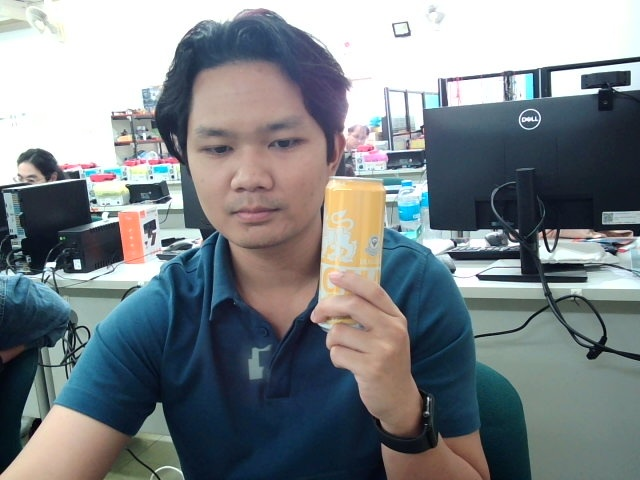
#> input picture day8/data/captured_image.jpg, 640 x 480 px, found by its file name
$ python ExtractKid.py
#> lines starting #> are read from the running program, lines starting #| are printed output that depends on the picture; after the words box and inside, x2 and y2 are one past the last pixel; in counts of white or black regions, pixels touching at a corner belong together
import cv2
import numpy as np

def display_image(x):
    pass

kid_image = cv2.imread("day8/data/captured_image.jpg")
#> kid_image is the input picture: shape (480, 640, 3); mean B, G, R 135, 130.7, 123.7
kid_image = cv2.GaussianBlur(kid_image, (5, 5), 3)
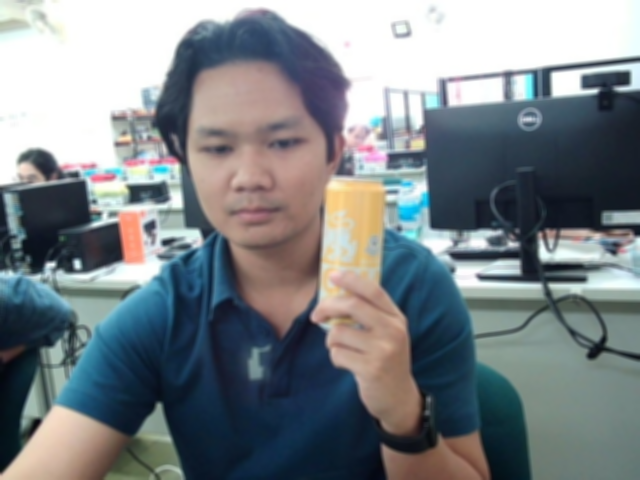
#> kid_image: shape (480, 640, 3); mean B, G, R 135, 130.7, 123.7
kid_image = cv2.cvtColor(kid_image, cv2.COLOR_BGR2HSV)
#> kid_image: shape (480, 640, 3); mean H, S, V 71.3, 76, 144.2
cv2.namedWindow("HSV Adjustments", cv2.WINDOW_NORMAL)
cv2.namedWindow("Result", cv2.WINDOW_NORMAL)
cv2.createTrackbar("H Min", "HSV Adjustments", 0, 179, display_image)
#> slider 'H Min' is set to 35
cv2.createTrackbar("H Max", "HSV Adjustments", 179, 179, display_image)
cv2.createTrackbar("S Min", "HSV Adjustments", 0, 255, display_image)
#> slider 'S Min' is set to 51
cv2.createTrackbar("S Max", "HSV Adjustments", 255, 255, display_image)
cv2.createTrackbar("V Min", "HSV Adjustments", 0, 255, display_image)
#> slider 'V Min' is set to 51
cv2.createTrackbar("V Max", "HSV Adjustments", 255, 255, display_image)

while True:
    h_min = cv2.getTrackbarPos("H Min", "HSV Adjustments")
    h_max = cv2.getTrackbarPos("H Max", "HSV Adjustments")
    s_min = cv2.getTrackbarPos("S Min", "HSV Adjustments")
    s_max = cv2.getTrackbarPos("S Max", "HSV Adjustments")
    v_min = cv2.getTrackbarPos("V Min", "HSV Adjustments")
    v_max = cv2.getTrackbarPos("V Max", "HSV Adjustments")

    lower_hsv = np.array([h_min, s_min, v_min])
    upper_hsv = np.array([h_max, s_max, v_max])
    mask = cv2.inRange(kid_image, lower_hsv, upper_hsv)
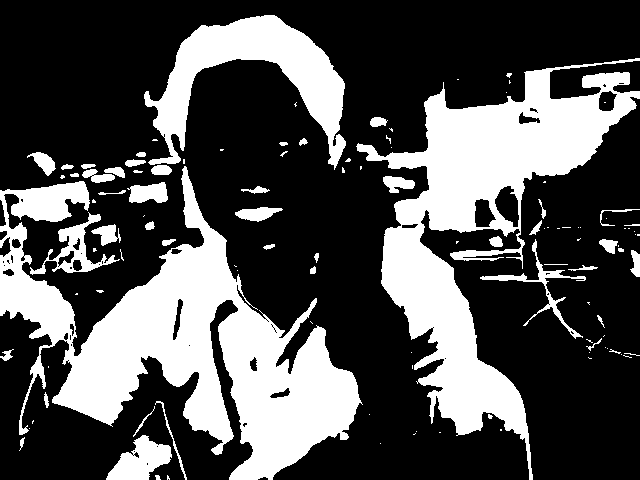
#> mask: shape (480, 640); 31.5% white; 114 white regions (65 under 20 px), largest, box (x1, y1, x2, y2) and area: (0, 166, 363, 480) 41950, (356, 58, 640, 480) 34582, (144, 15, 346, 170) 10970
    result = cv2.bitwise_and(kid_image, kid_image, mask=mask)
#> result: shape (480, 640, 3); mean H, S, V 32.9, 40.6, 29.9

    cv2.imshow("Result", result)
    if cv2.waitKey(1) & 0xFF == ord('q'):
#> (key q is pressed here)
        break

cv2.destroyAllWindows()

$ run again, with day8/data/colorballs.jpg copied over day8/data/captured_image.jpg
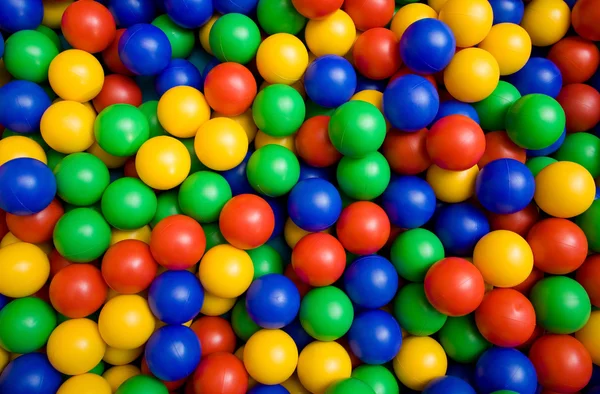
#> input picture day8/data/colorballs.jpg, 600 x 394 px, found by its file name
#> kid_image is the input picture: shape (394, 600, 3); mean B, G, R 54, 96.9, 106.5
#> `kid_image = cv2.GaussianBlur(kid_image, (5, 5), 3)`:
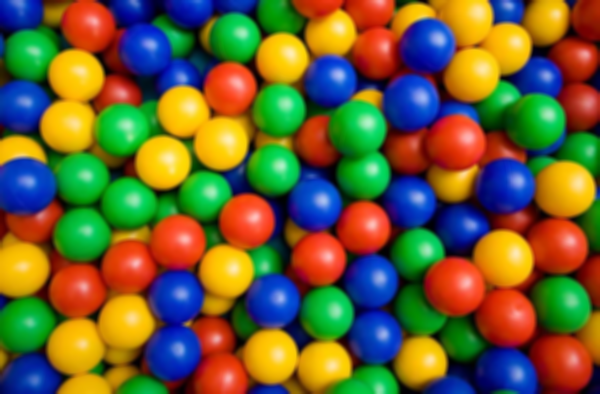
#> kid_image: shape (394, 600, 3); mean B, G, R 54, 96.9, 106.5
#> `mask = cv2.inRange(kid_image, lower_hsv, upper_hsv)`:
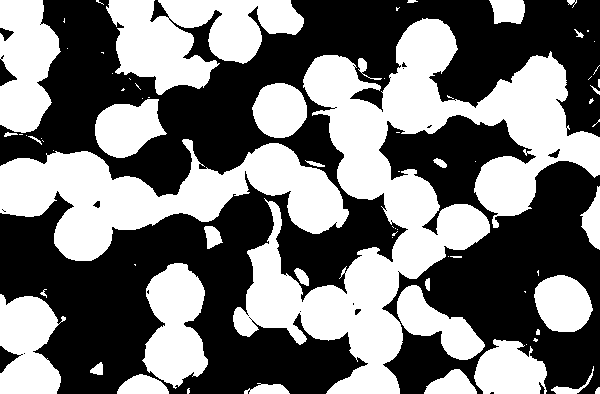
#> mask: shape (394, 600); 46.1% white; 74 white regions (40 under 20 px), largest, box (x1, y1, x2, y2) and area: (233, 18, 600, 394) 43913, (0, 139, 349, 261) 19015, (106, 0, 304, 95) 11009
#> result: shape (394, 600, 3); mean H, S, V 42.7, 107, 70
